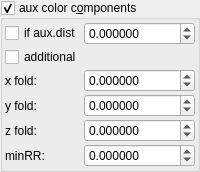
    <widget class="MyGroupBox" name="groupCheck_fold_color_aux_color_enabled">
     <property name="title">
      <string>aux color c&amp;omponents</string>
     </property>
     <property name="checkable">
      <bool>true</bool>
     </property>
     <layout class="QVBoxLayout" name="verticalLayout_11">
      <property name="leftMargin">
       <number>2</number>
      </property>
      <property name="topMargin">
       <number>2</number>
      </property>
      <property name="rightMargin">
       <number>2</number>
      </property>
      <property name="bottomMargin">
       <number>2</number>
      </property>
      <item>
       <layout class="QGridLayout" name="gridLayout_19" columnstretch="0,1">
        <property name="spacing">
         <number>2</number>
        </property>
        <item row="5" column="1">
         <widget class="MyDoubleSpinBox" name="spinbox4_fold_color_difs_0000_z">
          <property name="sizePolicy">
           <sizepolicy hsizetype="Minimum" vsizetype="Maximum">
            <horstretch>0</horstretch>
            <verstretch>0</verstretch>
           </sizepolicy>
          </property>
          <property name="prefix">
           <string/>
          </property>
          <property name="suffix">
           <string/>
          </property>
          <property name="decimals">
           <number>6</number>
          </property>
          <property name="minimum">
           <double>-100.000000000000000</double>
          </property>
          <property name="maximum">
           <double>100.000000000000000</double>
          </property>
          <property name="singleStep">
           <double>0.100000000000000</double>
          </property>
         </widget>
        </item>
        <item row="3" column="0">
         <widget class="QLabel" name="label_53">
          <property name="text">
           <string>x fold:</string>
          </property>
         </widget>
        </item>
        <item row="4" column="1">
         <widget class="MyDoubleSpinBox" name="spinbox4_fold_color_difs_0000_y">
          <property name="sizePolicy">
           <sizepolicy hsizetype="Minimum" vsizetype="Maximum">
            <horstretch>0</horstretch>
            <verstretch>0</verstretch>
           </sizepolicy>
          </property>
          <property name="prefix">
           <string/>
          </property>
          <property name="suffix">
           <string/>
          </property>
          <property name="decimals">
           <number>6</number>
          </property>
          <property name="minimum">
           <double>-100.000000000000000</double>
          </property>
          <property name="maximum">
           <double>100.000000000000000</double>
          </property>
          <property name="singleStep">
           <double>0.100000000000000</double>
          </property>
         </widget>
        </item>
        <item row="5" column="0">
         <widget class="QLabel" name="label_55">
          <property name="text">
           <string>z fold:</string>
          </property>
         </widget>
        </item>
        <item row="2" column="0">
         <widget class="MyCheckBox" name="checkBox_fold_color_aux_color_enabled_false">
          <property name="text">
           <string>additional</string>
          </property>
         </widget>
        </item>
        <item row="3" column="1">
         <widget class="MyDoubleSpinBox" name="spinbox4_fold_color_difs_0000_x">
          <property name="sizePolicy">
           <sizepolicy hsizetype="Minimum" vsizetype="Maximum">
            <horstretch>0</horstretch>
            <verstretch>0</verstretch>
           </sizepolicy>
          </property>
          <property name="prefix">
           <string/>
          </property>
          <property name="suffix">
           <string/>
          </property>
          <property name="decimals">
           <number>6</number>
          </property>
          <property name="minimum">
           <double>-100.000000000000000</double>
          </property>
          <property name="maximum">
           <double>100.000000000000000</double>
          </property>
          <property name="singleStep">
           <double>0.100000000000000</double>
          </property>
         </widget>
        </item>
        <item row="4" column="0">
         <widget class="QLabel" name="label_61">
          <property name="text">
           <string>y fold:</string>
          </property>
         </widget>
        </item>
        <item row="1" column="1">
         <widget class="MyDoubleSpinBox" name="spinbox_fold_color_difs1">
          <property name="sizePolicy">
           <sizepolicy hsizetype="Minimum" vsizetype="Maximum">
            <horstretch>0</horstretch>
            <verstretch>0</verstretch>
           </sizepolicy>
          </property>
          <property name="prefix">
           <string/>
          </property>
          <property name="suffix">
           <string/>
          </property>
          <property name="decimals">
           <number>6</number>
          </property>
          <property name="minimum">
           <double>-100.000000000000000</double>
          </property>
          <property name="maximum">
           <double>100.000000000000000</double>
          </property>
          <property name="singleStep">
           <double>0.100000000000000</double>
          </property>
         </widget>
        </item>
        <item row="1" column="0">
         <widget class="MyCheckBox" name="checkBox_fold_color_aux_color_enabledA">
          <property name="text">
           <string>if aux.dist</string>
          </property>
         </widget>
        </item>
        <item row="6" column="0" rowspan="2">
         <widget class="QLabel" name="label_62">
          <property name="text">
           <string>minRR:</string>
          </property>
         </widget>
        </item>
        <item row="6" column="1" rowspan="2">
         <widget class="MyDoubleSpinBox" name="spinbox4_fold_color_difs_0000_w">
          <property name="sizePolicy">
           <sizepolicy hsizetype="Minimum" vsizetype="Maximum">
            <horstretch>0</horstretch>
            <verstretch>0</verstretch>
           </sizepolicy>
          </property>
          <property name="prefix">
           <string/>
          </property>
          <property name="suffix">
           <string/>
          </property>
          <property name="decimals">
           <number>6</number>
          </property>
          <property name="minimum">
           <double>-100.000000000000000</double>
          </property>
          <property name="maximum">
           <double>100.000000000000000</double>
          </property>
          <property name="singleStep">
           <double>0.100000000000000</double>
          </property>
         </widget>
        </item>
       </layout>
      </item>
     </layout>
    </widget>
